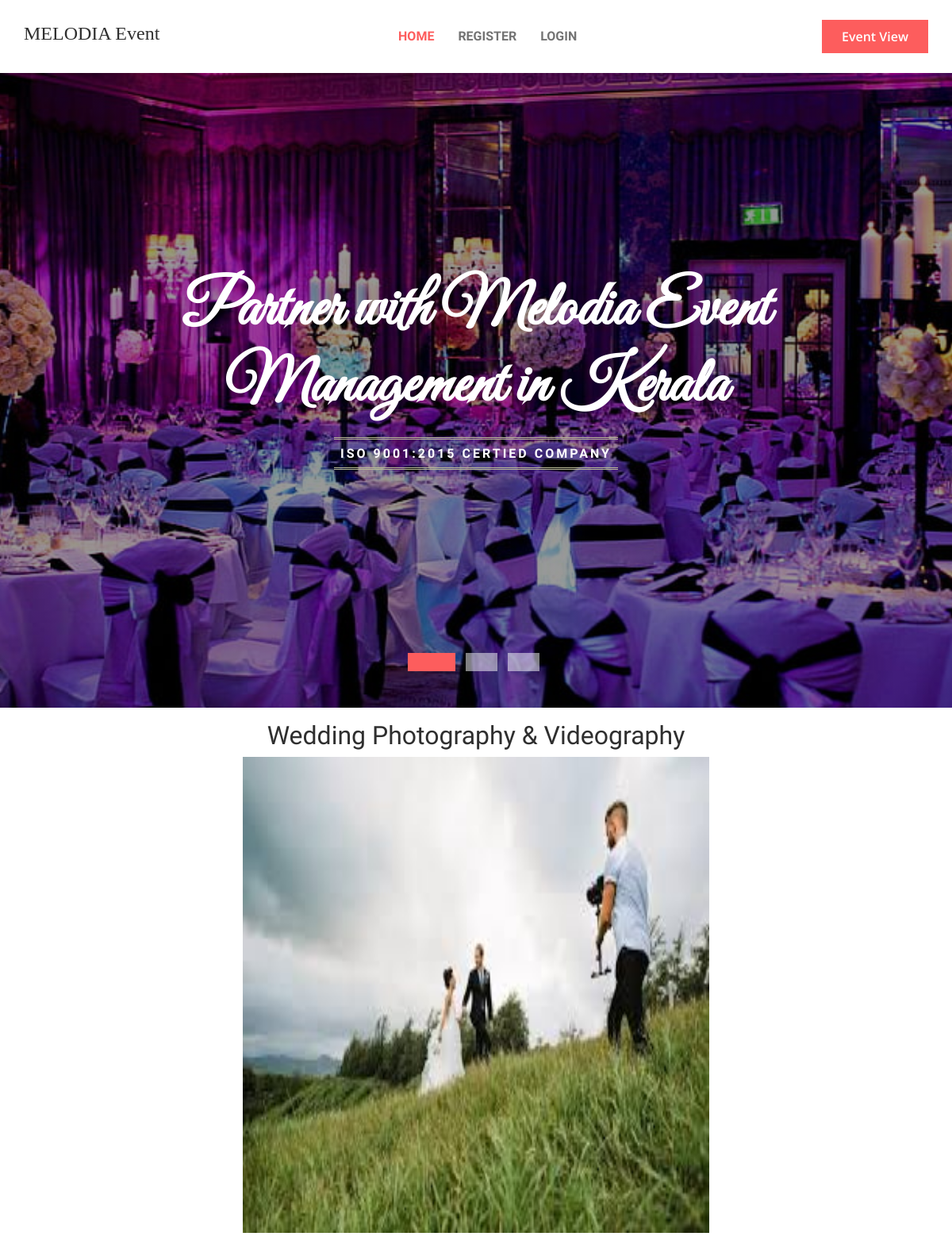
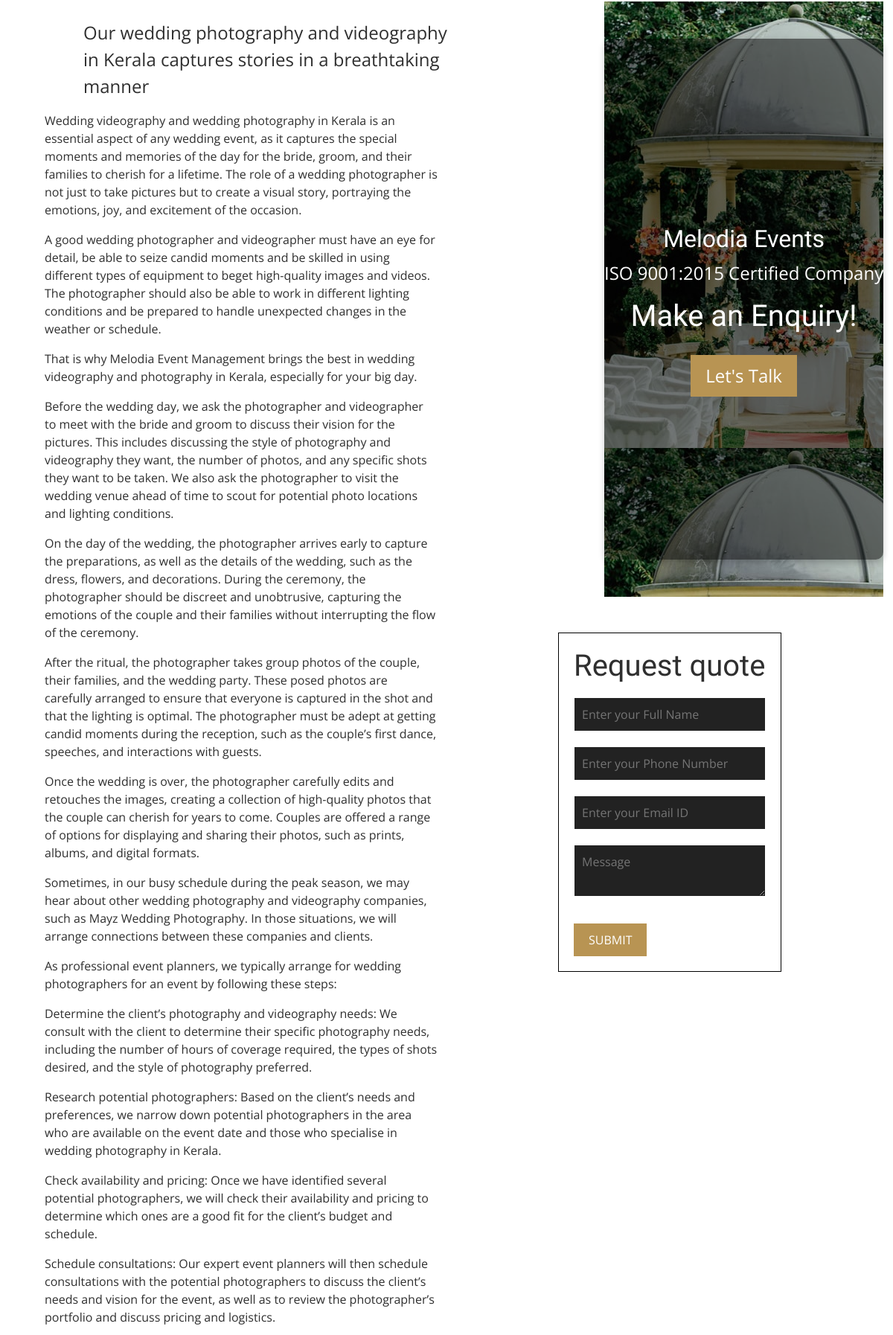
Screenshot of /servicedetail/5 (upper part) with the database file from the repository (2 pictures, top to bottom).
### event_bloom/models.py (models this page shows, shortened)
class Service(models.Model):
    image=models.ImageField(upload_to='media/image',blank=True,null=True)
    name=models.CharField(max_length=50)
    outline = models.TextField()
    desc = models.TextField()
    advance_amt=models.IntegerField(max_length=30)

### event_bloom/views.py (the view, shortened to what this page needs)
# urls.py: path('servicedetail/<int:id>',views.servicedetail,name='servicedetail'),
def servicedetail(request,id):
    v=Service.objects.get(id=id)
    return render(request,'servicedetail.html',{'v':v})

### template/servicedetail.html (shortened to what this page needs)
{% extends 'base.html' %}
{% load static %}
{% block content %}
<link rel="stylesheet" href="{% static 'css/service.css' %}">
<link rel="stylesheet" href="{% static 'css/talk.css' %}">
<div class="container-fluid">
  <div class="row mt-3 mb-3">
    <div class="col-12">
      <center>
        <h2>{{v.name}}</h2>
        <img src="{{v.image.url}}" height="600px" width="50%">
      </center>
    </div>
  </div>
  <div class="row">
    <div class="col-6">
      <br>
       <p class="text-dark fs-4" style="width:85%; margin-left:100px; text-decoration:justify;">{{v.outline}}</p>
      <div class="text-dark ms-5">
        <p class="text-dark" style="width:85%; color:black; margin-left:200px; text-decoration:justify;">{{v.desc|linebreaks}}</p>
      </div>
    </div>
    <div class="col-6">
      <div class="container2" style="background-image:url('{% static 'img/gallery-4.jpg' %}')">
        <div class="text2">
            <h2 class="clr" style="margin-top:250px;">Melodia Events</h2>
            <p class="h">ISO 9001:2015 Certified Company</p>
            <h1 class="clr h">Make an Enquiry!</h1>
            <button class="h">Let's Talk</button>
        </div>
      </div>
      <br><br>
        <div class="containerr">
          <h1>Request quote</h1>
          <form method="post">
            <input type="text" name="name" placeholder="Enter your Full Name" required><br>
            <input type="text" name="phone" placeholder="Enter your Phone Number" required><br>
            <input type="email" name="email" placeholder="Enter your Email ID" required><br>
            <textarea  name="message" placeholder="Message" required></textarea><br>
            <button type="submit">SUBMIT</button>
          </form>
        </div>
    </div>
  </div>
</div>
{% endblock %}

### static/css/service.css (style rules this page uses)
.containerr { width: 300px; padding: 20px; border: 1px solid black; margin: 0 auto; }
input[type="text"], input[type="email"], textarea { width: 100%; padding: 10px; margin: 10px 0; border: 1px solid white; background-color: #222; color: white; }
button { background-color: #b89453; color: white; padding: 10px 20px; border: none; cursor: pointer; margin-top: 20px; }

### static/css/talk.css (style rules this page uses)
.container2 { display: flex; flex-direction: column; align-items: center; justify-content: center; min-height: 100vh; background-color: #f0f0f0; width:fit-content; margin-left:200px; }
.text2 { text-align: center; font-size: 24px; color: white; background-color: rgb(0 0 0 / 50%); border-radius: 10px; box-shadow: 0 4px 8px rgba(0, 0, 0, 0.2); height:700px; }
.clr { color:white; }

### rows the page displays
Service: name "Wedding Photography & Videography", image (picture), outline "Our wedding photography and videography in Kerala captures stories in a breathtaking manner", desc "Wedding videography and wedding photography in Kerala is an essential aspect of any wedding event, as it captures the special moments and memories of the day for the bride, groom, and their families to cherish for a lifetime. The role of a wedding photographer is not just to take pictures but to create a visual story, portraying the emotions, joy, and excitement of the occasion. A good wedding photographer and videographer must have an eye for detail, be able to seize candid moments and be skilled in using different types of equipment to beget high-quality images and videos. The photographer should also be able to work in different lighting conditions and be prepared to handle unexpected…"
